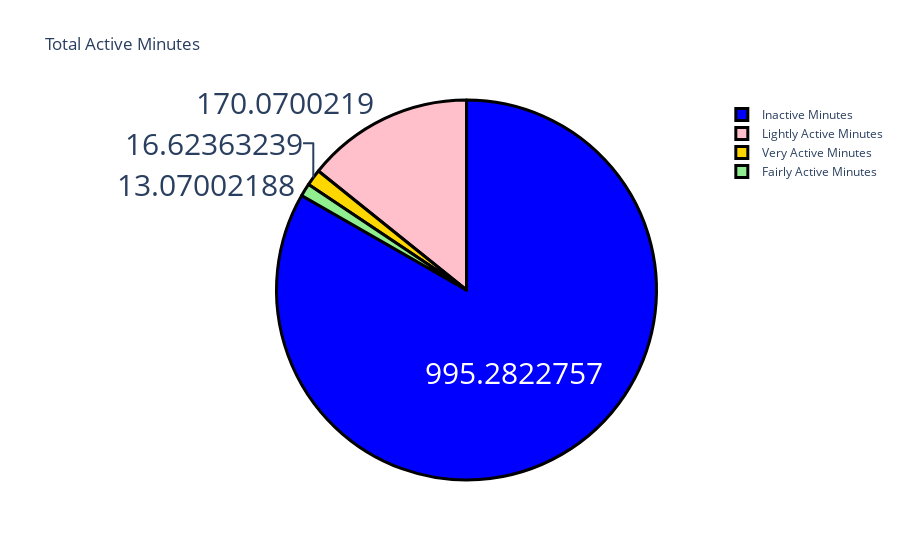

The notebook cell saved with this chart:
### Code cell
#Look at the average total number of active minutes
label = ["Very Active Minutes", "Fairly Active Minutes", 
         "Lightly Active Minutes", "Inactive Minutes"]
counts = data[["VeryActiveMinutes", "FairlyActiveMinutes", 
               "LightlyActiveMinutes", "SedentaryMinutes"]].mean()
colors = ['gold','lightgreen', "pink", "blue"]

fig = go.Figure(data=[go.Pie(labels=label, values=counts)])
fig.update_layout(title_text='Total Active Minutes')
fig.update_traces(hoverinfo='label+percent', textinfo='value', textfont_size=30,
                  marker=dict(colors=colors, line=dict(color='black', width=3)))
fig.show()

### Figure 1 — Plotly figure (JSON) as saved in the notebook; plotly's stock layout.template omitted (floating-point values rounded to 4 significant figures)
{"data": [{"hoverinfo": "label+percent", "labels": ["Very Active Minutes", "Fairly Active Minutes", "Lightly Active Minutes", "Inactive Minutes"], "marker": {"colors": ["gold", "lightgreen", "pink", "blue"], "line": {"color": "black", "width": 3}}, "textfont": {"size": 30}, "textinfo": "value", "type": "pie", "values": [16.62, 13.07, 170.1, 995.3]}], "layout": {"title": {"text": "Total Active Minutes"}}}
